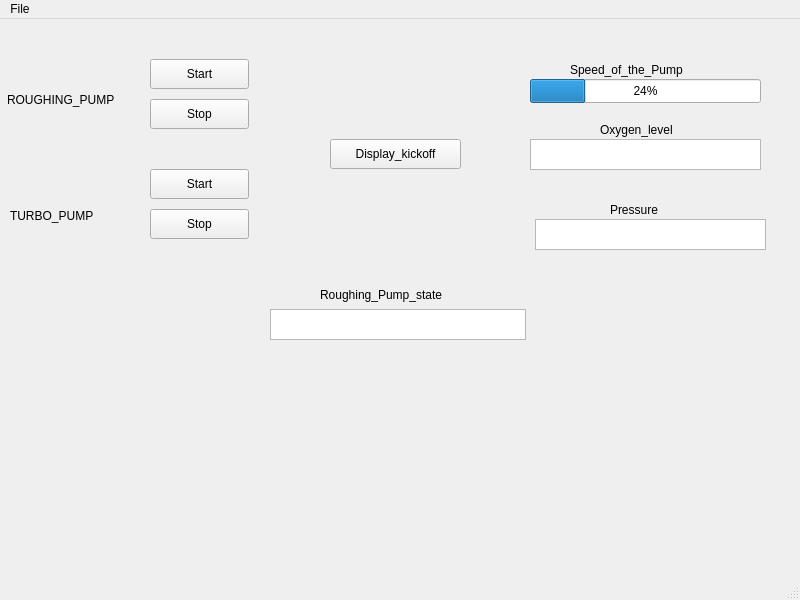
<?xml version="1.0" encoding="UTF-8"?>
<ui version="4.0">
 <class>MainWindow</class>
 <widget class="QMainWindow" name="MainWindow">
  <property name="geometry">
   <rect>
    <x>0</x>
    <y>0</y>
    <width>800</width>
    <height>600</height>
   </rect>
  </property>
  <property name="windowTitle">
   <string>MainWindow</string>
  </property>
  <widget class="QWidget" name="centralwidget">
   <widget class="QLabel" name="label">
    <property name="geometry">
     <rect>
      <x>7</x>
      <y>70</y>
      <width>131</width>
      <height>22</height>
     </rect>
    </property>
    <property name="text">
     <string>ROUGHING_PUMP</string>
    </property>
   </widget>
   <widget class="QLabel" name="label_2">
    <property name="geometry">
     <rect>
      <x>10</x>
      <y>181</y>
      <width>131</width>
      <height>31</height>
     </rect>
    </property>
    <property name="text">
     <string>TURBO_PUMP</string>
    </property>
   </widget>
   <widget class="QPushButton" name="pushButton">
    <property name="geometry">
     <rect>
      <x>150</x>
      <y>40</y>
      <width>99</width>
      <height>30</height>
     </rect>
    </property>
    <property name="text">
     <string>Start</string>
    </property>
   </widget>
   <widget class="QPushButton" name="pushButton_2">
    <property name="geometry">
     <rect>
      <x>150</x>
      <y>80</y>
      <width>99</width>
      <height>30</height>
     </rect>
    </property>
    <property name="text">
     <string>Stop</string>
    </property>
   </widget>
   <widget class="QPushButton" name="pushButton_3">
    <property name="geometry">
     <rect>
      <x>150</x>
      <y>150</y>
      <width>99</width>
      <height>30</height>
     </rect>
    </property>
    <property name="text">
     <string>Start</string>
    </property>
   </widget>
   <widget class="QPushButton" name="pushButton_4">
    <property name="geometry">
     <rect>
      <x>150</x>
      <y>190</y>
      <width>99</width>
      <height>30</height>
     </rect>
    </property>
    <property name="text">
     <string>Stop</string>
    </property>
   </widget>
   <widget class="QLabel" name="label_3">
    <property name="geometry">
     <rect>
      <x>570</x>
      <y>40</y>
      <width>151</width>
      <height>22</height>
     </rect>
    </property>
    <property name="text">
     <string>Speed_of_the_Pump</string>
    </property>
   </widget>
   <widget class="QProgressBar" name="progressBar">
    <property name="geometry">
     <rect>
      <x>530</x>
      <y>60</y>
      <width>231</width>
      <height>24</height>
     </rect>
    </property>
    <property name="value">
     <number>24</number>
    </property>
   </widget>
   <widget class="QPushButton" name="pushButton_5">
    <property name="geometry">
     <rect>
      <x>330</x>
      <y>120</y>
      <width>131</width>
      <height>30</height>
     </rect>
    </property>
    <property name="text">
     <string>Display_kickoff</string>
    </property>
   </widget>
   <widget class="QLabel" name="label_4">
    <property name="geometry">
     <rect>
      <x>600</x>
      <y>100</y>
      <width>101</width>
      <height>22</height>
     </rect>
    </property>
    <property name="text">
     <string>Oxygen_level</string>
    </property>
   </widget>
   <widget class="QTextBrowser" name="textBrowser">
    <property name="geometry">
     <rect>
      <x>530</x>
      <y>120</y>
      <width>231</width>
      <height>31</height>
     </rect>
    </property>
   </widget>
   <widget class="QLabel" name="label_5">
    <property name="geometry">
     <rect>
      <x>610</x>
      <y>180</y>
      <width>68</width>
      <height>22</height>
     </rect>
    </property>
    <property name="text">
     <string>Pressure</string>
    </property>
   </widget>
   <widget class="QTextBrowser" name="textBrowser_2">
    <property name="geometry">
     <rect>
      <x>535</x>
      <y>200</y>
      <width>231</width>
      <height>31</height>
     </rect>
    </property>
   </widget>
   <widget class="QLabel" name="label_6">
    <property name="geometry">
     <rect>
      <x>320</x>
      <y>260</y>
      <width>161</width>
      <height>31</height>
     </rect>
    </property>
    <property name="text">
     <string>Roughing_Pump_state</string>
    </property>
   </widget>
   <widget class="QTextBrowser" name="textBrowser_3">
    <property name="geometry">
     <rect>
      <x>270</x>
      <y>290</y>
      <width>256</width>
      <height>31</height>
     </rect>
    </property>
   </widget>
  </widget>
  <widget class="QMenuBar" name="menubar">
   <property name="geometry">
    <rect>
     <x>0</x>
     <y>0</y>
     <width>800</width>
     <height>28</height>
    </rect>
   </property>
   <widget class="QMenu" name="menuFile">
    <property name="title">
     <string>File</string>
    </property>
   </widget>
   <addaction name="menuFile"/>
  </widget>
  <widget class="QStatusBar" name="statusbar"/>
 </widget>
 <resources/>
 <connections/>
</ui>
